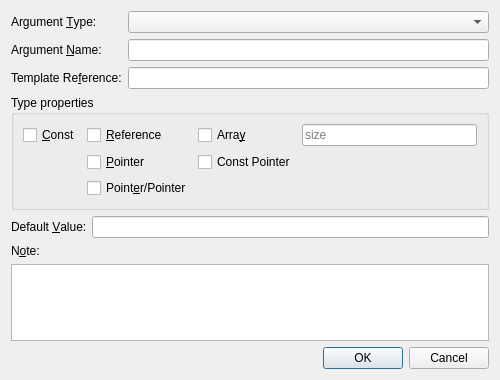
<?xml version="1.0" encoding="UTF-8"?>
<ui version="4.0">
 <class>ArgumentDialog</class>
 <widget class="QDialog" name="ArgumentDialog">
  <property name="geometry">
   <rect>
    <x>0</x>
    <y>0</y>
    <width>500</width>
    <height>380</height>
   </rect>
  </property>
  <property name="windowTitle">
   <string>Argument</string>
  </property>
  <layout class="QVBoxLayout" name="mainLayout">
   <item>
    <layout class="QGridLayout" name="topGrid">
     <item row="0" column="0">
      <widget class="QLabel" name="labelType">
       <property name="text">
        <string>Argument &amp;Type:</string>
       </property>
       <property name="buddy">
        <cstring>comboType</cstring>
       </property>
      </widget>
     </item>
     <item row="0" column="1">
      <widget class="QComboBox" name="comboType"/>
     </item>
     <item row="1" column="0">
      <widget class="QLabel" name="labelName">
       <property name="text">
        <string>Argument &amp;Name:</string>
       </property>
       <property name="buddy">
        <cstring>editName</cstring>
       </property>
      </widget>
     </item>
     <item row="1" column="1">
      <widget class="QLineEdit" name="editName"/>
     </item>
     <item row="2" column="0">
      <widget class="QLabel" name="labelTemplate">
       <property name="text">
        <string>Template Re&amp;ference:</string>
       </property>
       <property name="buddy">
        <cstring>editTemplate</cstring>
       </property>
      </widget>
     </item>
     <item row="2" column="1">
      <widget class="QLineEdit" name="editTemplate"/>
     </item>
    </layout>
   </item>
   <item>
    <widget class="QGroupBox" name="propertiesGroup">
     <property name="title">
      <string>Type properties</string>
     </property>
     <layout class="QGridLayout" name="propertiesLayout">
      <item row="0" column="0">
       <widget class="QCheckBox" name="checkConst">
        <property name="text">
         <string>&amp;Const</string>
        </property>
       </widget>
      </item>
      <item row="0" column="1">
       <widget class="QCheckBox" name="checkReference">
        <property name="text">
         <string>&amp;Reference</string>
        </property>
       </widget>
      </item>
      <item row="0" column="2">
       <widget class="QCheckBox" name="checkArray">
        <property name="text">
         <string>Arra&amp;y</string>
        </property>
       </widget>
      </item>
      <item row="0" column="3">
       <widget class="QLineEdit" name="editArraySize">
        <property name="placeholderText">
         <string>size</string>
        </property>
       </widget>
      </item>
      <item row="1" column="1">
       <widget class="QCheckBox" name="checkPointer">
        <property name="text">
         <string>&amp;Pointer</string>
        </property>
       </widget>
      </item>
      <item row="1" column="2">
       <widget class="QCheckBox" name="checkConstPointer">
        <property name="text">
         <string>Const Pointer</string>
        </property>
       </widget>
      </item>
      <item row="2" column="1">
       <widget class="QCheckBox" name="checkPointerPointer">
        <property name="text">
         <string>Point&amp;er/Pointer</string>
        </property>
       </widget>
      </item>
     </layout>
    </widget>
   </item>
   <item>
    <layout class="QHBoxLayout" name="defaultRow">
     <item>
      <widget class="QLabel" name="labelDefault">
       <property name="text">
        <string>Default &amp;Value:</string>
       </property>
       <property name="buddy">
        <cstring>editDefault</cstring>
       </property>
      </widget>
     </item>
     <item>
      <widget class="QLineEdit" name="editDefault"/>
     </item>
    </layout>
   </item>
   <item>
    <widget class="QLabel" name="labelNote">
     <property name="text">
      <string>N&amp;ote:</string>
     </property>
     <property name="buddy">
      <cstring>editNote</cstring>
     </property>
    </widget>
   </item>
   <item>
    <widget class="QPlainTextEdit" name="editNote">
     <property name="maximumHeight">
      <number>110</number>
     </property>
    </widget>
   </item>
   <item>
    <widget class="QDialogButtonBox" name="buttonBox">
     <property name="orientation">
      <enum>Qt::Orientation::Horizontal</enum>
     </property>
     <property name="standardButtons">
      <set>QDialogButtonBox::StandardButton::Cancel|QDialogButtonBox::StandardButton::Ok</set>
     </property>
    </widget>
   </item>
  </layout>
 </widget>
 <resources/>
 <connections/>
</ui>
